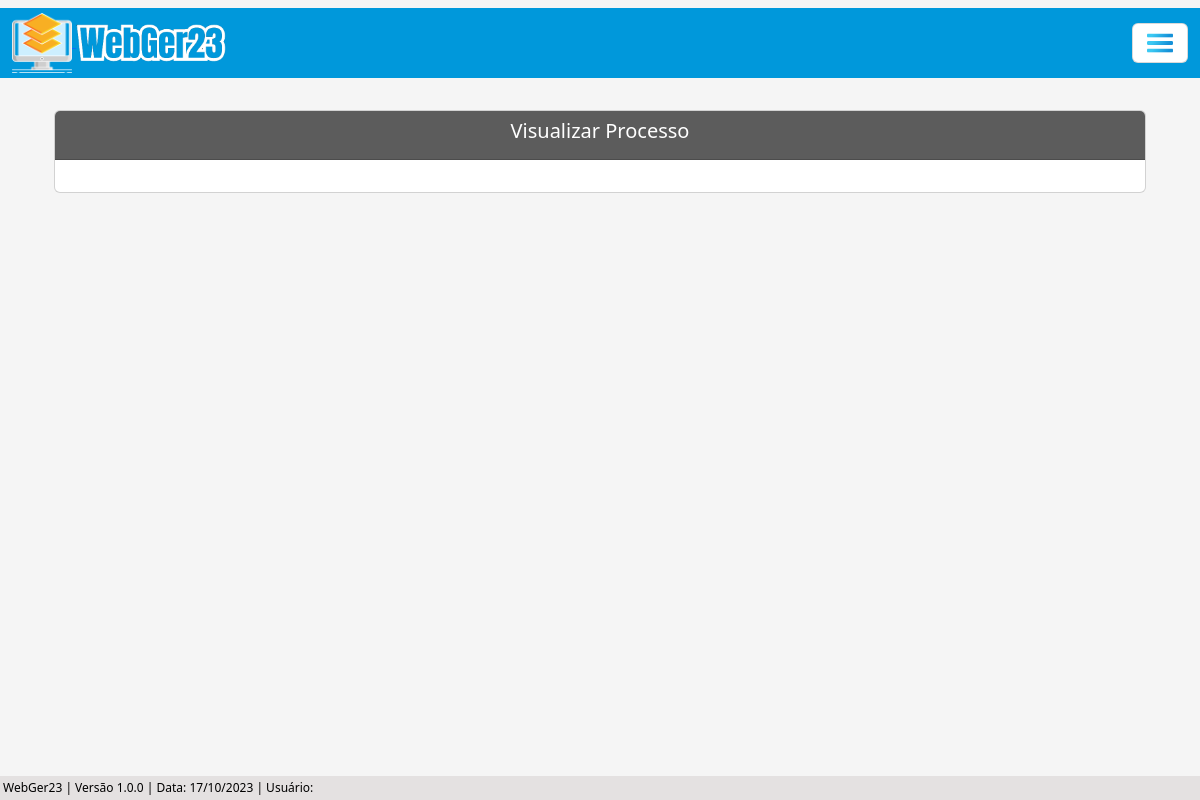
Page /visualizar/processo-adm/4/ on the earlier database version.
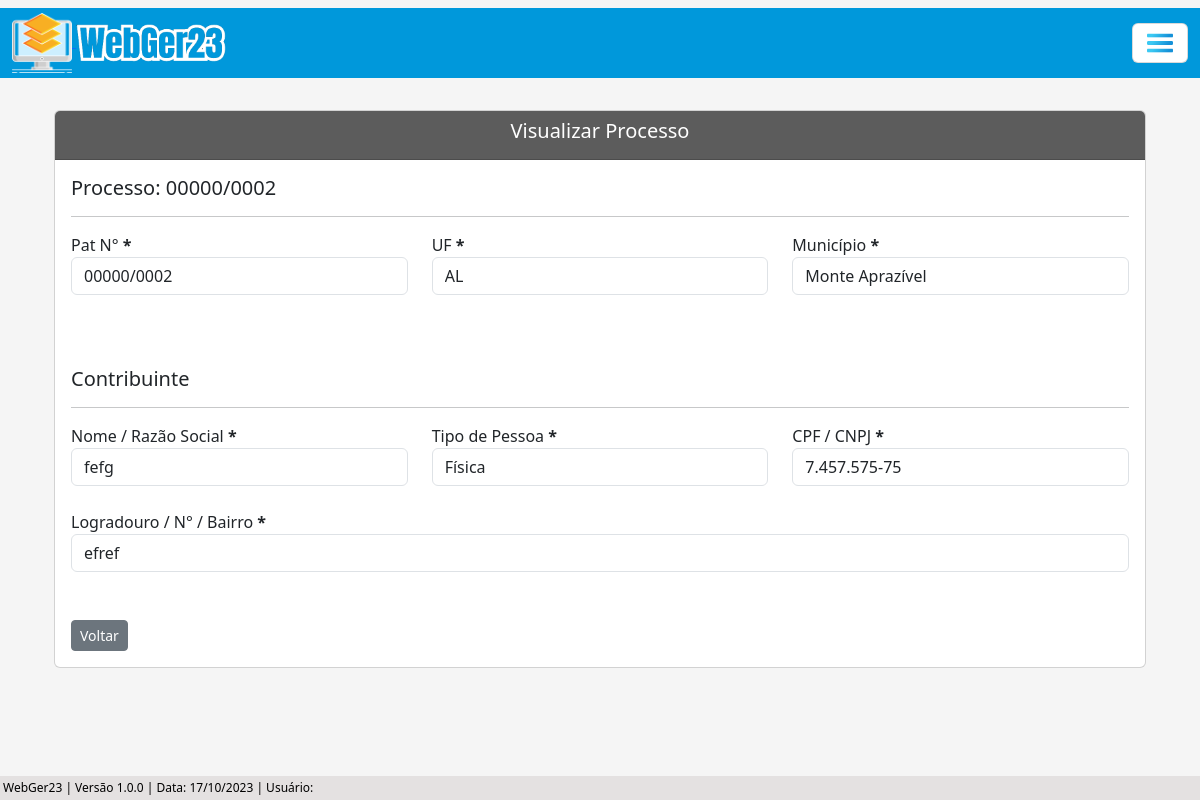
Same page on the later database version.
### processo/models.py (models this page shows, shortened)
class Base(models.Model): # Classe base, será herdada pelas outras classes
    data_criacao = models.DateTimeField('data_criação', auto_now_add=True)
    usuario_criador = models.ForeignKey(get_user_model(), verbose_name='Usuário Criador', on_delete=models.SET_NULL, null=True)
    data_alteracao = models.DateTimeField('Alterado', auto_now=True)
    ativo = models.BooleanField('Ativo', default=True)
    class Meta:
        abstract = True

class ProcessoAdm(Base):
    tipo_pessoas = (
        ('Física', 'Física'), ('Jurídica', 'Jurídica'),
    )
    numero = models.CharField(unique=True, verbose_name='N°', max_length=10) # Número do processo
    municipio = models.CharField(max_length=50, verbose_name='Município') # Município
    uf = models.CharField(max_length=2) # UF
    data_inicial = models.DateField(blank=True, null=True) # Data Inicial do Período do processo
    data_final = models.DateField(blank=True, null=True) # Data final do Período do processo
    data_div_ativa = models.DateField(blank=True, null=True) # Data dívida ativa
    valor_atributo = models.CharField(max_length=14, blank=True, null=True)  # Valor do atributo
    valor_multa = models.CharField(max_length=14, blank=True, null=True) # Valor da multa
    valor_credito = models.CharField(max_length=14, blank=True, null=True) # Valor do crédito
    valor_atualizado = models.CharField(max_length=14, blank=True, null=True) # Valor do atualizado
    data_valor_atualizado = models.DateField(blank=True, null=True) # Data valor atualizado
    nome_contribuinte = models.CharField(max_length=50)  # Nome / Razão Social
    tipo_pessoa = models.CharField(max_length=50, choices=tipo_pessoas) # Física / Jurídica # Utiliza choices(escolhas) para selecionar o tipo de pessoas
    documento = models.CharField(max_length=20, verbose_name='CPF/CNPJ', unique=True) # CPF / CNPJ
    nome_fantasia = models.CharField(max_length=50, blank=True, null=True) # Nome Fantasia
    email = models.EmailField(max_length=50, blank=True, null=True) # E-mail
    endereco = models.CharField(max_length=150) # Rua
    complemento = models.CharField(max_length=50, blank=True, null=True) # Complemento
    municipio_contribuinte = models.CharField(max_length=50, blank=True, null=True) # Município Contribuinte
    uf_contribuinte = models.CharField(max_length=2, verbose_name='UF', blank=True, null=True) # UF Contribuinte
    cep = models.CharField(max_length=10, blank=True, null=True) # CEP
    telefone = models.CharField(max_length=20, blank=True, null=True) # Telefone
    celular = models.CharField(max_length=20, blank=True, null=True) # Celular

### processo/views.py (the view)
# urls.py: path('visualizar/processo-adm/<int:pk>/', ProcessoAdmView.as_view(), name='proc-adm-view'),
class ProcessoAdmView(TemplateView):
    template_name = 'processos/views/processo_adm_view.html'
    def get_context_data(self, **kwargs):
        processo_pk = self.kwargs.get('pk') # Pega a PK do processo através da URL
        context = super().get_context_data(**kwargs)
        context['dados_processo'] = ProcessoAdm.objects.filter(pk=processo_pk) # Filtra os dados do processo através da pk
        return context

### processo/templates/processos/views/processo_adm_view.html (shortened to what this page needs)
{% extends 'index.html' %}
{% load static %}
{% load widget_tweaks %}
{% block conteudo %}
    <div class="container p-4">
        <div class="card">
            <div class="card-header text-white" style="background-color: #5c5c5c;">
                <h5 style="text-align: center;">Visualizar Processo</h5>
            </div>
            <div class="card-body">
                {% for atributo in dados_processo %}
                    <h5>Processo: {{ atributo.numero }}</h5>
                    <hr>
                    <div class="row">
                        {% if atributo.numero %}
                            <div class="col">
                                <label for="numero">Pat N° <b>*</b></label>
                                <input type="text" class="form-control" value="{{ atributo.numero}}" readonly>
                            </div>
                        {% endif %}
                        {% if atributo.uf %}
                            <div class="col">
                                <label for="uf">UF <b>*</b></label>
                                <input type="text" class="form-control" value="{{ atributo.uf }}" readonly>
                            </div>
                        {% endif %}
                        {% if atributo.municipio %}
                            <div class="col">
                                <label for="municipio">Município <b>*</b></label>
                                <input type="text" class="form-control" value="{{ atributo.municipio }}" readonly>
                            </div>
                        {% endif %}
                    </div>
                    <br>
                    <br><br>
                    <h5>Contribuinte</h5>
                    <hr>
                    <div class="row">
                        {% if atributo.nome_contribuinte %}
                            <div class="col">
                                <label for="nome_contribuinte">Nome / Razão Social <b>*</b></label>
                                <input type="text" class="form-control" value="{{ atributo.nome_contribuinte }}" readonly>
                            </div>
                        {% endif %}
                        {% if atributo.tipo_pessoa %}
                            <div class="col">
                                <label for="tipo_pessoa">Tipo de Pessoa <b>*</b></label>
                                <input type="text" class="form-control" value="{{ atributo.tipo_pessoa }}" readonly>
                            </div>
                        {% endif %}
                        {% if atributo.documento %}
                            <div class="col">
                                <label for="documento">CPF / CNPJ <b>*</b></label>
                                <input type="text" class="form-control" value="{{ atributo.documento }}" readonly>
                            </div>
                        {% endif %}
                    </div>
                    <br>
                    <div class="row">
                        {% if atributo.endereco %}
                            <div class="col">
                                <label for="endereco">Logradouro / N° / Bairro <b>*</b></label>
                                <input type="text" class="form-control" value="{{ atributo.endereco }}" id="endereco" readonly>
                            </div>
                        {% endif %}
                    </div>
                    <br>
                    <br>
                    <a href="{% url 'proc-adm-list' %}" class="btn btn-secondary btn-sm">Voltar</a>
                {% endfor %}
            </div>
        </div>
    </div>
    <br><br>
{% endblock %}

### core/templates/index.html (shortened to what this page needs)
{% load static %}
<!DOCTYPE html>
<html lang="pt-br">
<head>
    <link href="https://cdn.jsdelivr.net/npm/bootstrap@5.3.1/dist/css/bootstrap.min.css" rel="stylesheet">
    <link rel="stylesheet" href="https://cdn.jsdelivr.net/npm/bootstrap-icons@1.10.5/font/bootstrap-icons.css">
    <link rel="stylesheet" href="{% static 'css/estilos.css' %}">
    <link href="https://cdn.datatables.net/v/bs5/dt-1.13.6/datatables.min.css" rel="stylesheet">
</head>
<body>
    {% block menu %}
      <nav class="navbar">
        <div class="container-fluid">
             <a href="{% url 'index' %}"><img src="{% static 'img/logo.png' %}" alt="" width="60"> <img src="{% static 'img/webger.png' %}" alt="" width="150"></a>
          <button class="navbar-toggler" type="button" data-bs-toggle="offcanvas" data-bs-target="#offcanvasNavbar" aria-controls="offcanvasNavbar" aria-label="Toggle navigation" style="background-color: white;">
            <span><img src="{% static 'img/menu.png' %}" width="30"></span>
          </button>
        </div>
      </nav>
    {% endblock %}
    {% block conteudo %}{% endblock %}
    {% block rodape %}
      <div class="rodape">
        WebGer23 | Versão 1.0.0 | Data: {% now 'd/m/Y' %} | Usuário: {{ user.get_full_name }}
      </div>
    {% endblock %}
</body>
</html>

### core/static/css/estilos.css (style rules this page uses)
.container-fluid { background-color: #0098DB; height: 70px; }
body { background-color: whitesmoke; margin: 0; padding: 0; display: flex; flex-direction: column; min-height: 100vh; position: relative; }
.rodape { background-color: rgb(228, 225, 225); color: black; padding: 3px; text-align: left; font-size: 12px; position: absolute; bottom: 0; width: 100%; }

Differences in the rows shown:
added ProcessoAdm: numero "00000/0002", uf "AL", municipio "Monte Aprazível", nome_contribuinte "fefg", tipo_pessoa "Física", documento "7.457.575-75", endereco "efref"
